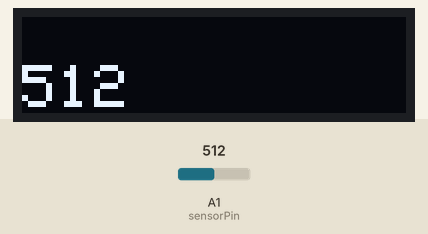
The sketch below on a simulated Arduino Uno, built with avr-gcc and run on an emulated ATmega328P. Shown: 128×32 one-colour display. The test bench sets the inputs (shaded band); at power-on: A1 (sensorPin) = 512. What the sketch prints to the serial monitor is not drawn.

Above: at 2.2 s.
2.3 s: A1 (sensorPin) set to 716
At 2.6 s:
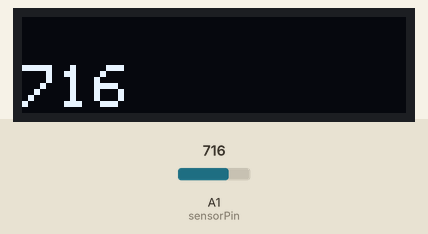
3.8 s: A1 (sensorPin) set to 900
At 5.0 s:
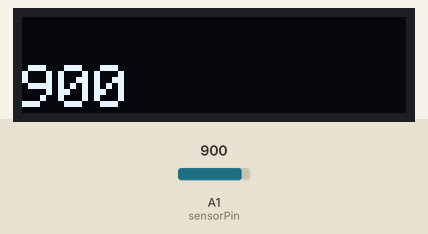
5.3 s: A1 (sensorPin) set to 1023
At 6.3 s:
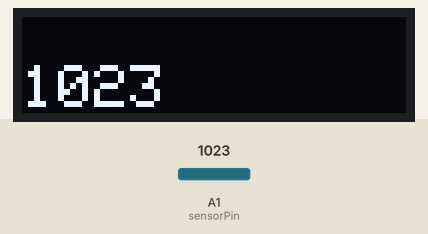
Timing chart, 0 to 8.3 s (numbered marks = the images above; inputs shaded):
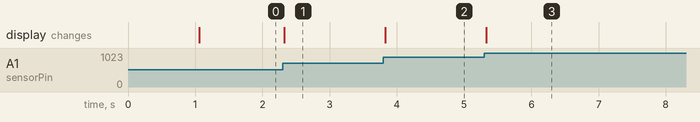

Measured:
- after the input at 2.3 s, the display: changes at once (image 1)
- after the input at 3.8 s, the display: changes at once (image 2)
- after the input at 5.3 s, the display: changes at once (image 3)

The sketch:

OLED_For_SEEEDESP32.ino
```cpp
// March 1, 2024
#include <SPI.h>
#include <Wire.h>
#include <Adafruit_GFX.h>
#include <Adafruit_SSD1306.h>

#define SCREEN_WIDTH 128  // OLED display width, in pixels
#define SCREEN_HEIGHT 32  // OLED display height, in pixels

#define OLED_RESET -1  // Reset pin # (or -1 if sharing Arduino reset pin)
#define SCREEN_ADDRESS 0x3C
Adafruit_SSD1306 display(SCREEN_WIDTH, SCREEN_HEIGHT, &Wire, OLED_RESET);

int sensorPin = A1;
int sensorValue = 0;

//========================================================================
void setup() {
  Serial.begin(9600);

  // SSD1306_SWITCHCAPVCC = generate display voltage from 3.3V internally
  if (!display.begin(SSD1306_SWITCHCAPVCC, SCREEN_ADDRESS)) {
    Serial.println(F("SSD1306 allocation failed"));
    for (;;)
      ;  // Don't proceed, loop forever
  }

  display.clearDisplay();
  displayText("Initializing");  // Draw 'stylized' characters
  delay(1000);

// analogReference(AR_DEFAULT);    // 3.3 V
// analogReference(AR_INTERNAL1V0);
// analogReference(AR_INTERNAL2V23);
// analogReference(AR_INTERNAL1V65);

}
//========================================================================
void loop() {

  // read the value from the sensor:
  sensorValue = analogRead(sensorPin);
  Serial.println(sensorValue);
  displayVoltage(sensorValue);

  // displayLengthPosition();

  delay(10);
}
//========================================================================

void displayText(String stringToDisplay) {
  display.clearDisplay();

  display.setTextSize(2);               // Normal 1:1 pixel scale
  display.setTextColor(SSD1306_WHITE);  // Draw white text
  display.setCursor(0, 0);              // Start at top-left corner
  display.println(stringToDisplay);
  display.display();
}

void displayPosition(int position) {
  display.clearDisplay();
  displayText("Position: ");

  display.setTextSize(2);               // Normal 1:1 pixel scale
  display.setTextColor(SSD1306_WHITE);  // Draw white text
  // display.setCursor(0, 16);             // Start at top-left corner
  display.setCursor(position * 10, 16);             // Start at top-left corner
  display.println(position);
  display.display();
}

void displayVoltage(int voltageToDisplay) {
  display.clearDisplay();

  display.setTextSize(2);               // Normal 1:1 pixel scale
  display.setTextColor(SSD1306_WHITE);  // Draw white text
  display.setCursor(0, 16);              // Start at top-left corner
  display.println( voltageToDisplay);
  display.display();
}


// void displayDetectionStatus() {
//   if (sensorOneState == 1) {
//     digitalWrite(ledPin, HIGH);  // Turn LED On
//     displayText("NOT Detected");
//   } else {
//     digitalWrite(ledPin, LOW);  // Yurn LED Off
//     displayText("Detected");
//   }
// }

void displayLengthPosition(int numberToDisplay) {
  // int distance_position = 10;
  // sensorFourState * 8 + sensorThreeState * 4 + sensorTwoState * 2 + sensorOneState;

  // displayText("Position: ");
  displayPosition(numberToDisplay);
}

// void readSensors() {
//   sensorOneState = ! digitalRead(sensor_one_pin);
//   sensorTwoState = ! digitalRead(sensor_two_pin);
//   sensorThreeState = ! digitalRead(sensor_three_pin);
//   sensorFourState = ! digitalRead(sensor_four_pin);
// }
//========================================================================
```
